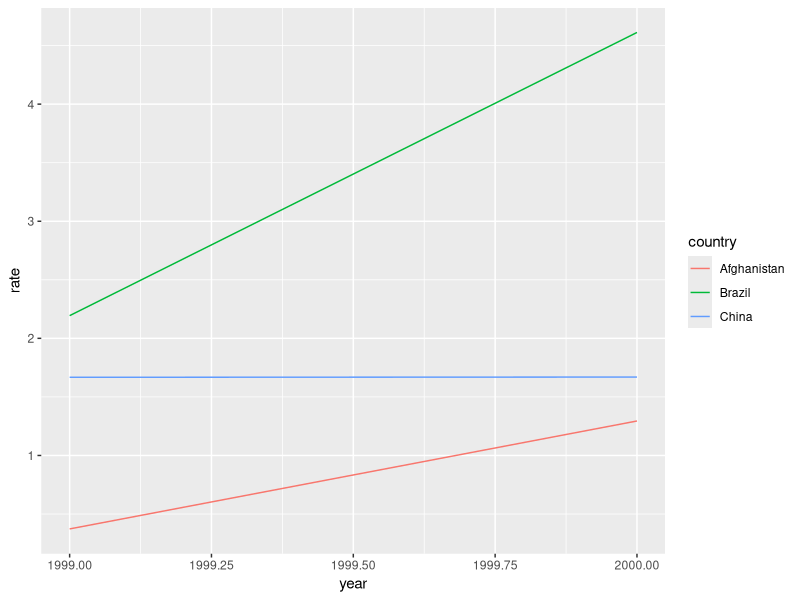

Reproduce this figure in R.
setwd("C:/Users/ra243464/Documents/repos/ME315/labs")

# Q1: Carregue o pacote tidyverse
library(tidyverse)

# Q2: Apresente os bancos de dados table1, table2, table3, table4a e table4b
table1 # Está no formato tidy
table2 # Não está no formato tidy, pois duas variáveis estáo representadas em uma mesma coluna
table3 # Não está no formato tidy, a coluna rate tem informação de duas varáveis
table4a # Não está no formato tidy, pois uma variável está dispersa em mais de uma coluna
table4b # Não está no formato tidy, pois uma variável está dispersa em mais de uma coluna

# Q3: Determine a taxa de ocorr�ncia de tuberculose para cada 10.000 pessoas com comantos dplyr
dplyr::mutate(table1, "rate" = (cases / population) * 10000)

pivot_wider(table2, names_from = type, values_from = count) %>%
  dplyr::mutate("rate" = (cases / population) * 10000)

separate(
    table3,
    into = c("cases", "population"),
    col = rate,
    sep = "/",
    convert = TRUE
) %>%
dplyr::mutate("rate" = (cases / population) * 10000)

pivot_longer(
    table4a,
    c(`1999`, `2000`),
    names_to = "ano",
    values_to = "cases"
) %>%
cbind(
    "population" = pivot_longer(
        table4b,
        c(`1999`, `2000`),
        names_to = "ano",
        values_to = "population"
    )$population
) %>%
dplyr::mutate("rate" = ((cases / population) * 10000))


# Q4: Apresente, utilizando comandos do pacote dplyr, o n�mero de casos de tuberculose por ano.
dplyr::group_by(table1, year) %>% summarise("cases" = sum(cases))

# Q5: Apresente, utilizando comandos do pacote dplyr, o n�mero de casos de tuberculose em cada pa�s.
dplyr::group_by(table1, country) %>% summarise("cases" = sum(cases))

# Q6: Utilizando comandos do pacote dplyr, apresente uma tabela que descreva a mudan�a no n�mero de casos, em cada pa�s, ao longo dos anos de 1999 e 2000.
dplyr::group_by(table1, country) %>%
    summarise("diff" = diff(cases))
dplyr::group_by(table1, country) %>%
    summarise("diff" = (cases[2] - cases[1]) / cases[1])

# Q7: Apresente um gráfico de linhas, preparado via ggplot2, apresentando a mudan�a na taxa de casos (por 10.000 habitantes) estratificado por pa�s.
dplyr::mutate(table1, "rate" = (cases / population) * 10000) %>%
  ggplot(aes(x = year, y = rate, color = country)) +
  geom_line()
